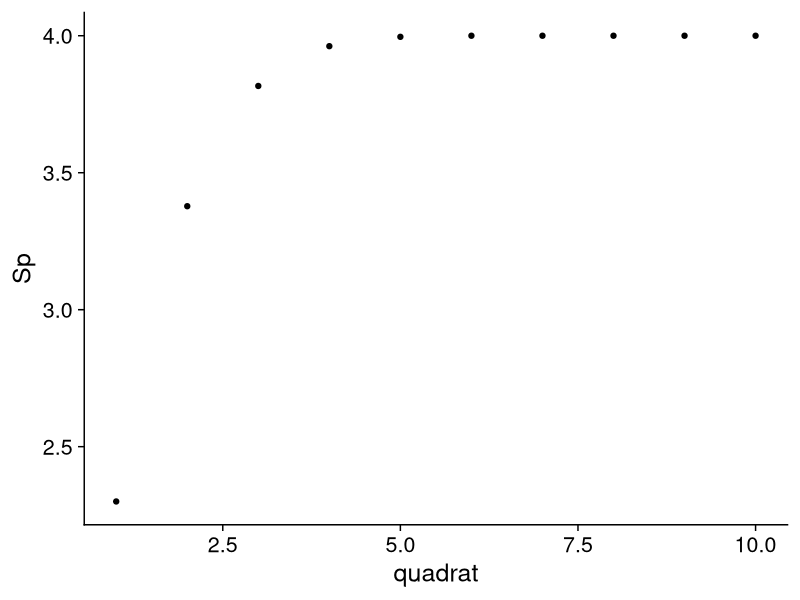
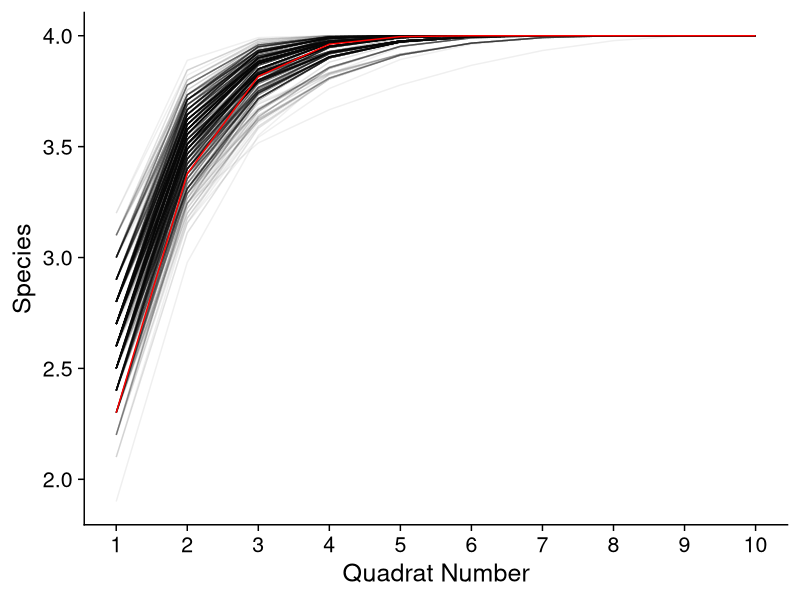

Recreate these plots in R, in order.
## ---- chunk 1
#| label: setup
#| echo: false
#| warning: false
#| message: false

library(tidyverse)
library(cowplot)
library(readxl)
library(viridis)

ggplot2::theme_set(theme_cowplot(font_size = 18))
set.seed(579000)
## ---- chunk 2

sm <- function(quads, nsps, pres){
  ms <- 1:quads
  out <- rep(NA, length(ms))
  for(mm in ms){
    ss <- 0
    for(ii in 1:length(nsps)){
      ss <- ss+ (1- choose((quads - pres[ii]),mm)/choose(quads,mm))
    }
    out[mm] <- ss
  }
  return(out)
}

quads <- 10
pres <- c(5,6,6,6)
nsps <- c(7,17,12,8)

out <- sm(quads, nsps, pres)

oo <- tibble("quadrat" = 1:10,
             "Sp" = out)

oo |>
  ggplot(aes(quadrat, Sp)) +
  geom_point()

## ---- chunk 3
birds <- tibble("quadrat" = c(rep(1,2),
                              rep(2,2),
                              rep(3,1),
                              rep(4,4),
                              rep(5,4),
                              rep(6,1),
                              rep(7,9),
                              rep(8,5),
                              rep(9,5),
                              rep(10,11)),
                "Species" = c("la","pu",
                              rep("la",2),
                              "pu",
                              "mu","ca","ca","pu",
                              "mu",rep("ca",3),
                              "ca",
                              rep("ca",5),"la",rep("pu",3),
                              "mu",rep("la",3),"pu",
                              "mu","ca","la","la","pu",
                              rep("mu",3),rep("ca",5),rep("la",3)))

nsps <- birds |> group_by(Species) |>
  tally()

pres <- birds |> group_by(Species) |>
  summarise("pres" = length(unique(quadrat)))

## ---- chunk 4
#| echo: false

niter <- 1000

birds.s <- birds
out.s <- matrix(data = NA, nrow = niter, ncol = quads)

for(ii in 1:niter){
  
  birds.s$quadrat <- sample(1:quads, size = nrow(birds), replace = TRUE)
  nsps <- birds.s |> group_by(Species) |>
    tally()
  pres <- birds.s |> group_by(Species) |>
    summarise("pres" = length(unique(quadrat)))
  out.s[ii,] <- sm(quads, nsps$n, pres$pres)
  
}


## ---- chunk 5
out.s <- t(out.s)
out.s <- as.data.frame(out.s)
out.s$quadrat <- 1:10
out.tib <- pivot_longer(out.s, -quadrat,
                        names_to = "Iter",
                        values_to = "Sp")

  ggplot() +
  geom_line(data = out.tib, aes(quadrat, Sp, group = Iter), alpha = 1/16) +
  geom_line(data = oo, aes(quadrat, Sp), color = "red") +
  scale_x_continuous(breaks = 1:10) +
  labs(x = "Quadrat Number", y = "Species")
  
